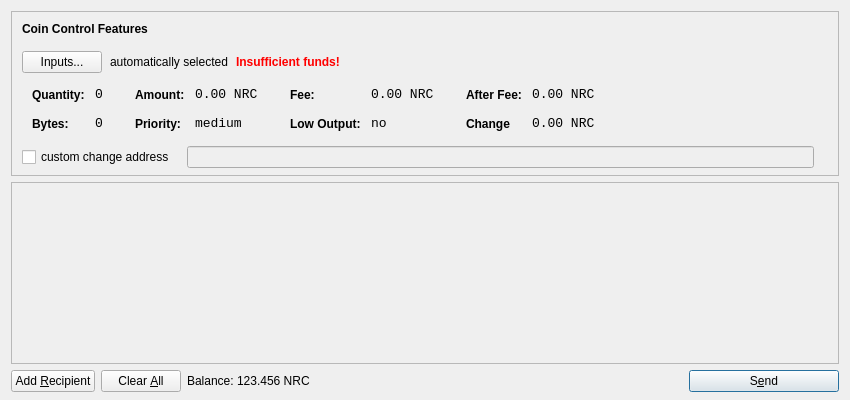
<?xml version="1.0" encoding="UTF-8"?>
<ui version="4.0">
 <class>SendCoinsDialog</class>
 <widget class="QDialog" name="SendCoinsDialog">
  <property name="geometry">
   <rect>
    <x>0</x>
    <y>0</y>
    <width>850</width>
    <height>400</height>
   </rect>
  </property>
  <property name="windowTitle">
   <string>Send Coins</string>
  </property>
  <layout class="QVBoxLayout" name="verticalLayout" stretch="0,1,0">
   <property name="bottomMargin">
    <number>8</number>
   </property>
   <item>
    <widget class="QFrame" name="frameCoinControl">
     <property name="sizePolicy">
      <sizepolicy hsizetype="Expanding" vsizetype="Expanding">
       <horstretch>0</horstretch>
       <verstretch>0</verstretch>
      </sizepolicy>
     </property>
     <property name="maximumSize">
      <size>
       <width>16777215</width>
       <height>16777215</height>
      </size>
     </property>
     <property name="frameShape">
      <enum>QFrame::StyledPanel</enum>
     </property>
     <property name="frameShadow">
      <enum>QFrame::Sunken</enum>
     </property>
     <layout class="QVBoxLayout" name="verticalLayoutCoinControl2">
      <property name="spacing">
       <number>-1</number>
      </property>
      <property name="leftMargin">
       <number>0</number>
      </property>
      <property name="topMargin">
       <number>0</number>
      </property>
      <property name="rightMargin">
       <number>0</number>
      </property>
      <property name="bottomMargin">
       <number>6</number>
      </property>
      <item>
       <layout class="QVBoxLayout" name="verticalLayoutCoinControl" stretch="0,0,0,0,1">
        <property name="spacing">
         <number>0</number>
        </property>
        <property name="leftMargin">
         <number>10</number>
        </property>
        <property name="topMargin">
         <number>10</number>
        </property>
        <item>
         <layout class="QHBoxLayout" name="horizontalLayoutCoinControl1">
          <property name="bottomMargin">
           <number>15</number>
          </property>
          <item>
           <widget class="QLabel" name="labelCoinControlFeatures">
            <property name="sizePolicy">
             <sizepolicy hsizetype="Preferred" vsizetype="Maximum">
              <horstretch>0</horstretch>
              <verstretch>0</verstretch>
             </sizepolicy>
            </property>
            <property name="font">
             <font>
              <weight>75</weight>
              <bold>true</bold>
             </font>
            </property>
            <property name="styleSheet">
             <string notr="true">font-weight:bold;</string>
            </property>
            <property name="text">
             <string>Coin Control Features</string>
            </property>
           </widget>
          </item>
         </layout>
        </item>
        <item>
         <layout class="QHBoxLayout" name="horizontalLayoutCoinControl2" stretch="0,0,0,0">
          <property name="spacing">
           <number>8</number>
          </property>
          <property name="bottomMargin">
           <number>10</number>
          </property>
          <item>
           <widget class="QPushButton" name="pushButtonCoinControl">
            <property name="styleSheet">
             <string notr="true"/>
            </property>
            <property name="text">
             <string>Inputs...</string>
            </property>
           </widget>
          </item>
          <item>
           <widget class="QLabel" name="labelCoinControlAutomaticallySelected">
            <property name="text">
             <string>automatically selected</string>
            </property>
            <property name="margin">
             <number>5</number>
            </property>
           </widget>
          </item>
          <item>
           <widget class="QLabel" name="labelCoinControlInsuffFunds">
            <property name="font">
             <font>
              <weight>75</weight>
              <bold>true</bold>
             </font>
            </property>
            <property name="styleSheet">
             <string notr="true">color:red;font-weight:bold;</string>
            </property>
            <property name="text">
             <string>Insufficient funds!</string>
            </property>
            <property name="margin">
             <number>5</number>
            </property>
           </widget>
          </item>
          <item>
           <spacer name="horizontalSpacerCoinControl">
            <property name="orientation">
             <enum>Qt::Horizontal</enum>
            </property>
            <property name="sizeHint" stdset="0">
             <size>
              <width>40</width>
              <height>1</height>
             </size>
            </property>
           </spacer>
          </item>
         </layout>
        </item>
        <item>
         <widget class="QWidget" name="widgetCoinControl" native="true">
          <property name="sizePolicy">
           <sizepolicy hsizetype="Preferred" vsizetype="Preferred">
            <horstretch>0</horstretch>
            <verstretch>0</verstretch>
           </sizepolicy>
          </property>
          <property name="minimumSize">
           <size>
            <width>0</width>
            <height>0</height>
           </size>
          </property>
          <property name="styleSheet">
           <string notr="true"/>
          </property>
          <layout class="QHBoxLayout" name="horizontalLayoutCoinControl5">
           <property name="margin">
            <number>0</number>
           </property>
           <item>
            <layout class="QHBoxLayout" name="horizontalLayoutCoinControl3" stretch="0,0,0,1">
             <property name="spacing">
              <number>20</number>
             </property>
             <property name="topMargin">
              <number>0</number>
             </property>
             <property name="bottomMargin">
              <number>10</number>
             </property>
             <item>
              <layout class="QFormLayout" name="formLayoutCoinControl1">
               <property name="horizontalSpacing">
                <number>10</number>
               </property>
               <property name="verticalSpacing">
                <number>14</number>
               </property>
               <property name="leftMargin">
                <number>10</number>
               </property>
               <property name="topMargin">
                <number>4</number>
               </property>
               <property name="rightMargin">
                <number>6</number>
               </property>
               <item row="0" column="0">
                <widget class="QLabel" name="labelCoinControlQuantityText">
                 <property name="styleSheet">
                  <string notr="true">font-weight:bold;</string>
                 </property>
                 <property name="text">
                  <string>Quantity:</string>
                 </property>
                 <property name="margin">
                  <number>0</number>
                 </property>
                </widget>
               </item>
               <item row="0" column="1">
                <widget class="QLabel" name="labelCoinControlQuantity">
                 <property name="font">
                  <font>
                   <family>Monospace</family>
                   <pointsize>10</pointsize>
                  </font>
                 </property>
                 <property name="cursor">
                  <cursorShape>IBeamCursor</cursorShape>
                 </property>
                 <property name="contextMenuPolicy">
                  <enum>Qt::ActionsContextMenu</enum>
                 </property>
                 <property name="text">
                  <string>0</string>
                 </property>
                 <property name="margin">
                  <number>0</number>
                 </property>
                 <property name="textInteractionFlags">
                  <set>Qt::LinksAccessibleByMouse|Qt::TextSelectableByKeyboard|Qt::TextSelectableByMouse</set>
                 </property>
                </widget>
               </item>
               <item row="1" column="0">
                <widget class="QLabel" name="labelCoinControlBytesText">
                 <property name="styleSheet">
                  <string notr="true">font-weight:bold;</string>
                 </property>
                 <property name="text">
                  <string>Bytes:</string>
                 </property>
                </widget>
               </item>
               <item row="1" column="1">
                <widget class="QLabel" name="labelCoinControlBytes">
                 <property name="font">
                  <font>
                   <family>Monospace</family>
                   <pointsize>10</pointsize>
                  </font>
                 </property>
                 <property name="cursor">
                  <cursorShape>IBeamCursor</cursorShape>
                 </property>
                 <property name="contextMenuPolicy">
                  <enum>Qt::ActionsContextMenu</enum>
                 </property>
                 <property name="text">
                  <string>0</string>
                 </property>
                 <property name="textInteractionFlags">
                  <set>Qt::LinksAccessibleByMouse|Qt::TextSelectableByKeyboard|Qt::TextSelectableByMouse</set>
                 </property>
                </widget>
               </item>
              </layout>
             </item>
             <item>
              <layout class="QFormLayout" name="formLayoutCoinControl2">
               <property name="horizontalSpacing">
                <number>10</number>
               </property>
               <property name="verticalSpacing">
                <number>14</number>
               </property>
               <property name="leftMargin">
                <number>6</number>
               </property>
               <property name="topMargin">
                <number>4</number>
               </property>
               <property name="rightMargin">
                <number>6</number>
               </property>
               <item row="0" column="0">
                <widget class="QLabel" name="labelCoinControlAmountText">
                 <property name="styleSheet">
                  <string notr="true">font-weight:bold;</string>
                 </property>
                 <property name="text">
                  <string>Amount:</string>
                 </property>
                 <property name="margin">
                  <number>0</number>
                 </property>
                </widget>
               </item>
               <item row="0" column="1">
                <widget class="QLabel" name="labelCoinControlAmount">
                 <property name="font">
                  <font>
                   <family>Monospace</family>
                   <pointsize>10</pointsize>
                  </font>
                 </property>
                 <property name="cursor">
                  <cursorShape>IBeamCursor</cursorShape>
                 </property>
                 <property name="contextMenuPolicy">
                  <enum>Qt::ActionsContextMenu</enum>
                 </property>
                 <property name="text">
                  <string notr="true">0.00 NRC</string>
                 </property>
                 <property name="textInteractionFlags">
                  <set>Qt::LinksAccessibleByMouse|Qt::TextSelectableByKeyboard|Qt::TextSelectableByMouse</set>
                 </property>
                </widget>
               </item>
               <item row="1" column="0">
                <widget class="QLabel" name="labelCoinControlPriorityText">
                 <property name="styleSheet">
                  <string notr="true">font-weight:bold;</string>
                 </property>
                 <property name="text">
                  <string>Priority:</string>
                 </property>
                </widget>
               </item>
               <item row="1" column="1">
                <widget class="QLabel" name="labelCoinControlPriority">
                 <property name="font">
                  <font>
                   <family>Monospace</family>
                   <pointsize>10</pointsize>
                  </font>
                 </property>
                 <property name="cursor">
                  <cursorShape>IBeamCursor</cursorShape>
                 </property>
                 <property name="contextMenuPolicy">
                  <enum>Qt::ActionsContextMenu</enum>
                 </property>
                 <property name="text">
                  <string>medium</string>
                 </property>
                 <property name="textInteractionFlags">
                  <set>Qt::LinksAccessibleByMouse|Qt::TextSelectableByKeyboard|Qt::TextSelectableByMouse</set>
                 </property>
                </widget>
               </item>
              </layout>
             </item>
             <item>
              <layout class="QFormLayout" name="formLayoutCoinControl3">
               <property name="horizontalSpacing">
                <number>10</number>
               </property>
               <property name="verticalSpacing">
                <number>14</number>
               </property>
               <property name="leftMargin">
                <number>6</number>
               </property>
               <property name="topMargin">
                <number>4</number>
               </property>
               <property name="rightMargin">
                <number>6</number>
               </property>
               <item row="0" column="0">
                <widget class="QLabel" name="labelCoinControlFeeText">
                 <property name="styleSheet">
                  <string notr="true">font-weight:bold;</string>
                 </property>
                 <property name="text">
                  <string>Fee:</string>
                 </property>
                 <property name="margin">
                  <number>0</number>
                 </property>
                </widget>
               </item>
               <item row="0" column="1">
                <widget class="QLabel" name="labelCoinControlFee">
                 <property name="font">
                  <font>
                   <family>Monospace</family>
                   <pointsize>10</pointsize>
                  </font>
                 </property>
                 <property name="cursor">
                  <cursorShape>IBeamCursor</cursorShape>
                 </property>
                 <property name="contextMenuPolicy">
                  <enum>Qt::ActionsContextMenu</enum>
                 </property>
                 <property name="text">
                  <string notr="true">0.00 NRC</string>
                 </property>
                 <property name="textInteractionFlags">
                  <set>Qt::LinksAccessibleByMouse|Qt::TextSelectableByKeyboard|Qt::TextSelectableByMouse</set>
                 </property>
                </widget>
               </item>
               <item row="1" column="0">
                <widget class="QLabel" name="labelCoinControlLowOutputText">
                 <property name="styleSheet">
                  <string notr="true">font-weight:bold;</string>
                 </property>
                 <property name="text">
                  <string>Low Output:</string>
                 </property>
                </widget>
               </item>
               <item row="1" column="1">
                <widget class="QLabel" name="labelCoinControlLowOutput">
                 <property name="font">
                  <font>
                   <family>Monospace</family>
                   <pointsize>10</pointsize>
                  </font>
                 </property>
                 <property name="cursor">
                  <cursorShape>IBeamCursor</cursorShape>
                 </property>
                 <property name="contextMenuPolicy">
                  <enum>Qt::ActionsContextMenu</enum>
                 </property>
                 <property name="text">
                  <string>no</string>
                 </property>
                 <property name="textInteractionFlags">
                  <set>Qt::LinksAccessibleByMouse|Qt::TextSelectableByKeyboard|Qt::TextSelectableByMouse</set>
                 </property>
                </widget>
               </item>
              </layout>
             </item>
             <item>
              <layout class="QFormLayout" name="formLayoutCoinControl4">
               <property name="horizontalSpacing">
                <number>10</number>
               </property>
               <property name="verticalSpacing">
                <number>14</number>
               </property>
               <property name="leftMargin">
                <number>6</number>
               </property>
               <property name="topMargin">
                <number>4</number>
               </property>
               <property name="rightMargin">
                <number>6</number>
               </property>
               <item row="0" column="0">
                <widget class="QLabel" name="labelCoinControlAfterFeeText">
                 <property name="styleSheet">
                  <string notr="true">font-weight:bold;</string>
                 </property>
                 <property name="text">
                  <string>After Fee:</string>
                 </property>
                 <property name="margin">
                  <number>0</number>
                 </property>
                </widget>
               </item>
               <item row="0" column="1">
                <widget class="QLabel" name="labelCoinControlAfterFee">
                 <property name="font">
                  <font>
                   <family>Monospace</family>
                   <pointsize>10</pointsize>
                  </font>
                 </property>
                 <property name="cursor">
                  <cursorShape>IBeamCursor</cursorShape>
                 </property>
                 <property name="contextMenuPolicy">
                  <enum>Qt::ActionsContextMenu</enum>
                 </property>
                 <property name="text">
                  <string notr="true">0.00 NRC</string>
                 </property>
                 <property name="textInteractionFlags">
                  <set>Qt::LinksAccessibleByMouse|Qt::TextSelectableByKeyboard|Qt::TextSelectableByMouse</set>
                 </property>
                </widget>
               </item>
               <item row="1" column="0">
                <widget class="QLabel" name="labelCoinControlChangeText">
                 <property name="styleSheet">
                  <string notr="true">font-weight:bold;</string>
                 </property>
                 <property name="text">
                  <string>Change</string>
                 </property>
                </widget>
               </item>
               <item row="1" column="1">
                <widget class="QLabel" name="labelCoinControlChange">
                 <property name="font">
                  <font>
                   <family>Monospace</family>
                   <pointsize>10</pointsize>
                  </font>
                 </property>
                 <property name="cursor">
                  <cursorShape>IBeamCursor</cursorShape>
                 </property>
                 <property name="contextMenuPolicy">
                  <enum>Qt::ActionsContextMenu</enum>
                 </property>
                 <property name="text">
                  <string notr="true">0.00 NRC</string>
                 </property>
                 <property name="textInteractionFlags">
                  <set>Qt::LinksAccessibleByMouse|Qt::TextSelectableByKeyboard|Qt::TextSelectableByMouse</set>
                 </property>
                </widget>
               </item>
              </layout>
             </item>
            </layout>
           </item>
          </layout>
         </widget>
        </item>
        <item>
         <layout class="QHBoxLayout" name="horizontalLayoutCoinControl4" stretch="0,0,0">
          <property name="spacing">
           <number>12</number>
          </property>
          <property name="sizeConstraint">
           <enum>QLayout::SetDefaultConstraint</enum>
          </property>
          <property name="topMargin">
           <number>5</number>
          </property>
          <property name="rightMargin">
           <number>5</number>
          </property>
          <item>
           <widget class="QCheckBox" name="checkBoxCoinControlChange">
            <property name="text">
             <string>custom change address</string>
            </property>
           </widget>
          </item>
          <item>
           <widget class="QLineEdit" name="lineEditCoinControlChange">
            <property name="enabled">
             <bool>false</bool>
            </property>
            <property name="sizePolicy">
             <sizepolicy hsizetype="Expanding" vsizetype="Fixed">
              <horstretch>0</horstretch>
              <verstretch>0</verstretch>
             </sizepolicy>
            </property>
           </widget>
          </item>
          <item>
           <widget class="QLabel" name="labelCoinControlChangeLabel">
            <property name="sizePolicy">
             <sizepolicy hsizetype="Preferred" vsizetype="Expanding">
              <horstretch>0</horstretch>
              <verstretch>0</verstretch>
             </sizepolicy>
            </property>
            <property name="minimumSize">
             <size>
              <width>0</width>
              <height>0</height>
             </size>
            </property>
            <property name="text">
             <string/>
            </property>
            <property name="margin">
             <number>3</number>
            </property>
           </widget>
          </item>
         </layout>
        </item>
        <item>
         <spacer name="verticalSpacerCoinControl">
          <property name="orientation">
           <enum>Qt::Vertical</enum>
          </property>
          <property name="sizeHint" stdset="0">
           <size>
            <width>800</width>
            <height>1</height>
           </size>
          </property>
         </spacer>
        </item>
       </layout>
      </item>
     </layout>
    </widget>
   </item>
   <item>
    <widget class="QScrollArea" name="scrollArea">
     <property name="widgetResizable">
      <bool>true</bool>
     </property>
     <widget class="QWidget" name="scrollAreaWidgetContents">
      <property name="geometry">
       <rect>
        <x>0</x>
        <y>0</y>
        <width>830</width>
        <height>165</height>
       </rect>
      </property>
      <layout class="QVBoxLayout" name="verticalLayout_2">
       <property name="margin">
        <number>0</number>
       </property>
       <item>
        <layout class="QVBoxLayout" name="entries">
         <property name="spacing">
          <number>6</number>
         </property>
        </layout>
       </item>
       <item>
        <spacer name="verticalSpacer">
         <property name="orientation">
          <enum>Qt::Vertical</enum>
         </property>
         <property name="sizeHint" stdset="0">
          <size>
           <width>20</width>
           <height>40</height>
          </size>
         </property>
        </spacer>
       </item>
      </layout>
     </widget>
    </widget>
   </item>
   <item>
    <layout class="QHBoxLayout" name="horizontalLayout">
     <item>
      <widget class="QPushButton" name="addButton">
       <property name="toolTip">
        <string>Send to multiple recipients at once</string>
       </property>
       <property name="text">
        <string>Add &amp;Recipient</string>
       </property>
       <property name="autoDefault">
        <bool>false</bool>
       </property>
      </widget>
     </item>
     <item>
      <widget class="QPushButton" name="clearButton">
       <property name="sizePolicy">
        <sizepolicy hsizetype="Minimum" vsizetype="Fixed">
         <horstretch>0</horstretch>
         <verstretch>0</verstretch>
        </sizepolicy>
       </property>
       <property name="toolTip">
        <string>Remove all transaction fields</string>
       </property>
       <property name="text">
        <string>Clear &amp;All</string>
       </property>
       <property name="autoRepeatDelay">
        <number>300</number>
       </property>
       <property name="autoDefault">
        <bool>false</bool>
       </property>
      </widget>
     </item>
     <item>
      <layout class="QHBoxLayout" name="horizontalLayout_2">
       <property name="spacing">
        <number>3</number>
       </property>
       <item>
        <widget class="QLabel" name="label">
         <property name="sizePolicy">
          <sizepolicy hsizetype="Preferred" vsizetype="Fixed">
           <horstretch>0</horstretch>
           <verstretch>0</verstretch>
          </sizepolicy>
         </property>
         <property name="text">
          <string>Balance:</string>
         </property>
        </widget>
       </item>
       <item>
        <widget class="QLabel" name="labelBalance">
         <property name="sizePolicy">
          <sizepolicy hsizetype="Preferred" vsizetype="Fixed">
           <horstretch>0</horstretch>
           <verstretch>0</verstretch>
          </sizepolicy>
         </property>
         <property name="cursor">
          <cursorShape>IBeamCursor</cursorShape>
         </property>
         <property name="text">
          <string notr="true">123.456 NRC</string>
         </property>
         <property name="textInteractionFlags">
          <set>Qt::LinksAccessibleByMouse|Qt::TextSelectableByKeyboard|Qt::TextSelectableByMouse</set>
         </property>
        </widget>
       </item>
      </layout>
     </item>
     <item>
      <spacer name="horizontalSpacer">
       <property name="orientation">
        <enum>Qt::Horizontal</enum>
       </property>
       <property name="sizeHint" stdset="0">
        <size>
         <width>40</width>
         <height>20</height>
        </size>
       </property>
      </spacer>
     </item>
     <item>
      <widget class="QPushButton" name="sendButton">
       <property name="minimumSize">
        <size>
         <width>150</width>
         <height>0</height>
        </size>
       </property>
       <property name="toolTip">
        <string>Confirm the send action</string>
       </property>
       <property name="text">
        <string>S&amp;end</string>
       </property>
       <property name="icon">
        <iconset resource="../bitcoin.qrc">
         <normaloff>:/icons/send</normaloff>:/icons/send</iconset>
       </property>
       <property name="default">
        <bool>true</bool>
       </property>
      </widget>
     </item>
    </layout>
   </item>
  </layout>
 </widget>
 <resources>
  <include location="../bitcoin.qrc"/>
 </resources>
 <connections/>
</ui>
